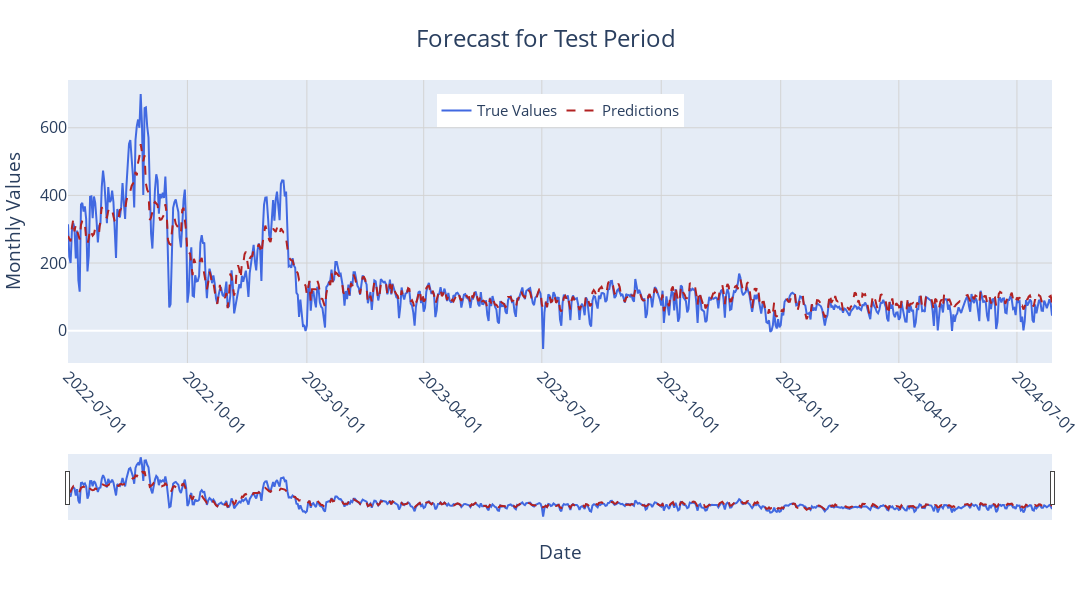

Write notebook code for a chart like this one.
### Code cell
import plotly.graph_objects as go
import pandas as pd

# Concatenate train and forecast data but filter only test period for plotting
plot_df = pd.concat([train_df, predictions]).set_index('ds')
test_period = plot_df.loc[test_df['ds'].min():test_df['ds'].max()]

# Create figure with Plotly
fig = go.Figure()

# Add true values trace (y)
fig.add_trace(go.Scatter(
    x=test_period.index,
    y=test_period['y'],
    mode='lines',
    name='True Values',
    line=dict(width=2, color='royalblue'),
    hovertemplate='Date: %{x}<br>True Value: %{y}<extra></extra>'
))

# Add forecast values trace (AutoARIMA)
fig.add_trace(go.Scatter(
    x=test_period.index,
    y=test_period['AutoARIMA'],
    mode='lines',
    name='Predictions',
    line=dict(width=2, dash='dash', color='firebrick'),
    hovertemplate='Date: %{x}<br>Prediction: %{y}<extra></extra>'
))

# Set the layout for the figure
fig.update_layout(
    title={
        'text': "Forecast for Test Period",
        'y': 0.95,
        'x': 0.5,
        'xanchor': 'center',
        'yanchor': 'top',
        'font_size': 24
    },
    xaxis_title="Date",
    yaxis_title="Monthly Values",
    legend=dict(
        font=dict(size=15),
        orientation="h",
        yanchor="top",
        y=+0.95,  # Move legend below the plot
        xanchor="center",
        x=0.5
    ),
    font=dict(size=16),
    template="plotly",
    width=1100,
    height=600,
    margin=dict(l=40, r=40, t=80, b=80),
    xaxis=dict(
        tickformat="%Y-%m-%d",
        showgrid=True,
        gridcolor="lightgrey",
        tickangle=45
    ),
    yaxis=dict(
        showgrid=True,
        gridcolor="lightgrey"
    )
)

# Add vertical range for visual clarity
fig.update_xaxes(rangeslider_visible=True)

# Display the plot
fig.show()

### Figure 1 — Plotly figure (JSON) as saved in the notebook; plotly's stock layout.template omitted (floating-point values rounded to 4 significant figures; data arrays with more than 128 entries replaced by an {"elided": "..."} marker saying what was removed)
{"data": [{"hovertemplate": "Date: %{x}<br>True Value: %{y}<extra></extra>", "line": {"color": "royalblue", "width": 2}, "mode": "lines", "name": "True Values", "type": "scatter", "x": {"elided": "759 str values"}, "y": {"elided": "759 float values"}}, {"hovertemplate": "Date: %{x}<br>Prediction: %{y}<extra></extra>", "line": {"color": "firebrick", "dash": "dash", "width": 2}, "mode": "lines", "name": "Predictions", "type": "scatter", "x": {"elided": "759 str values"}, "y": {"elided": "759 float values"}}], "layout": {"font": {"size": 16}, "height": 600, "legend": {"font": {"size": 15}, "orientation": "h", "x": 0.5, "xanchor": "center", "y": 0.95, "yanchor": "top"}, "margin": {"b": 80, "l": 40, "r": 40, "t": 80}, "title": {"font": {"size": 24}, "text": "Forecast for Test Period", "x": 0.5, "xanchor": "center", "y": 0.95, "yanchor": "top"}, "width": 1100, "xaxis": {"gridcolor": "lightgrey", "rangeslider": {"visible": true}, "showgrid": true, "tickangle": 45, "tickformat": "%Y-%m-%d", "title": {"text": "Date"}}, "yaxis": {"gridcolor": "lightgrey", "showgrid": true, "title": {"text": "Monthly Values"}}}}
